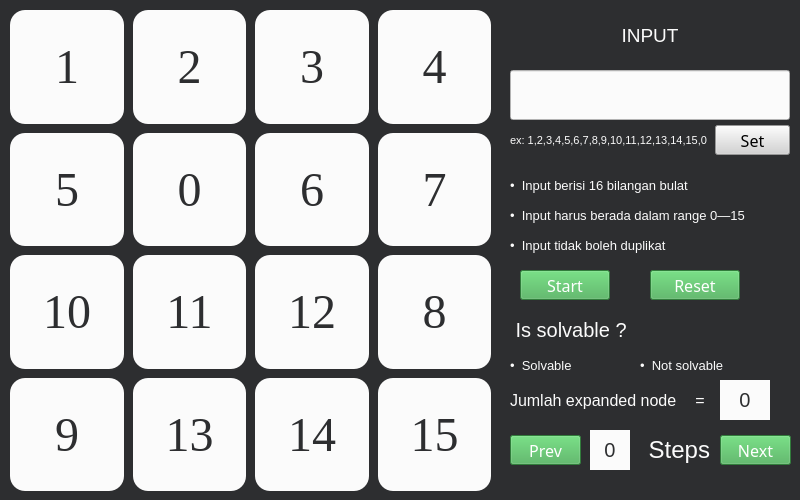
<?xml version="1.0" encoding="UTF-8"?>
<ui version="4.0">
 <class>Form</class>
 <widget class="QWidget" name="Form">
  <property name="geometry">
   <rect>
    <x>0</x>
    <y>0</y>
    <width>800</width>
    <height>500</height>
   </rect>
  </property>
  <property name="windowTitle">
   <string>Form</string>
  </property>
  <property name="styleSheet">
   <string notr="true">background-color: rgb(45, 46, 48);</string>
  </property>
  <widget class="QWidget" name="gridLayoutWidget">
   <property name="geometry">
    <rect>
     <x>0</x>
     <y>0</y>
     <width>501</width>
     <height>501</height>
    </rect>
   </property>
   <layout class="QGridLayout" name="container">
    <property name="leftMargin">
     <number>10</number>
    </property>
    <property name="topMargin">
     <number>10</number>
    </property>
    <property name="rightMargin">
     <number>10</number>
    </property>
    <property name="bottomMargin">
     <number>10</number>
    </property>
    <property name="spacing">
     <number>9</number>
    </property>
    <item row="1" column="0">
     <widget class="QLabel" name="box_5">
      <property name="font">
       <font>
        <family>Times New Roman</family>
        <pointsize>36</pointsize>
       </font>
      </property>
      <property name="styleSheet">
       <string notr="true">background-color: rgb(251, 251, 251);
border-radius: 15px;
color: rgb(45, 46, 48);</string>
      </property>
      <property name="text">
       <string>5</string>
      </property>
      <property name="alignment">
       <set>Qt::AlignCenter</set>
      </property>
     </widget>
    </item>
    <item row="0" column="1">
     <widget class="QLabel" name="box_2">
      <property name="font">
       <font>
        <family>Times New Roman</family>
        <pointsize>36</pointsize>
       </font>
      </property>
      <property name="styleSheet">
       <string notr="true">background-color: rgb(251, 251, 251);
border-radius: 15px;
color: rgb(45, 46, 48);</string>
      </property>
      <property name="text">
       <string>2</string>
      </property>
      <property name="alignment">
       <set>Qt::AlignCenter</set>
      </property>
     </widget>
    </item>
    <item row="0" column="2">
     <widget class="QLabel" name="box_3">
      <property name="font">
       <font>
        <family>Times New Roman</family>
        <pointsize>36</pointsize>
       </font>
      </property>
      <property name="styleSheet">
       <string notr="true">background-color: rgb(251, 251, 251);
border-radius: 15px;
color: rgb(45, 46, 48);</string>
      </property>
      <property name="text">
       <string>3</string>
      </property>
      <property name="alignment">
       <set>Qt::AlignCenter</set>
      </property>
     </widget>
    </item>
    <item row="0" column="3">
     <widget class="QLabel" name="box_4">
      <property name="font">
       <font>
        <family>Times New Roman</family>
        <pointsize>36</pointsize>
       </font>
      </property>
      <property name="styleSheet">
       <string notr="true">background-color: rgb(251, 251, 251);
border-radius: 15px;
color: rgb(45, 46, 48);</string>
      </property>
      <property name="text">
       <string>4</string>
      </property>
      <property name="alignment">
       <set>Qt::AlignCenter</set>
      </property>
     </widget>
    </item>
    <item row="2" column="0">
     <widget class="QLabel" name="box_9">
      <property name="font">
       <font>
        <family>Times New Roman</family>
        <pointsize>36</pointsize>
       </font>
      </property>
      <property name="styleSheet">
       <string notr="true">background-color: rgb(251, 251, 251);
border-radius: 15px;
color: rgb(45, 46, 48);</string>
      </property>
      <property name="text">
       <string>10</string>
      </property>
      <property name="alignment">
       <set>Qt::AlignCenter</set>
      </property>
     </widget>
    </item>
    <item row="3" column="0">
     <widget class="QLabel" name="box_13">
      <property name="font">
       <font>
        <family>Times New Roman</family>
        <pointsize>36</pointsize>
       </font>
      </property>
      <property name="styleSheet">
       <string notr="true">background-color: rgb(251, 251, 251);
border-radius: 15px;
color: rgb(45, 46, 48);</string>
      </property>
      <property name="text">
       <string>9</string>
      </property>
      <property name="alignment">
       <set>Qt::AlignCenter</set>
      </property>
     </widget>
    </item>
    <item row="3" column="3">
     <widget class="QLabel" name="box_16">
      <property name="font">
       <font>
        <family>Times New Roman</family>
        <pointsize>36</pointsize>
       </font>
      </property>
      <property name="styleSheet">
       <string notr="true">background-color: rgb(251, 251, 251);
border-radius: 15px;
color: rgb(45, 46, 48);</string>
      </property>
      <property name="text">
       <string>15</string>
      </property>
      <property name="alignment">
       <set>Qt::AlignCenter</set>
      </property>
     </widget>
    </item>
    <item row="3" column="2">
     <widget class="QLabel" name="box_15">
      <property name="font">
       <font>
        <family>Times New Roman</family>
        <pointsize>36</pointsize>
       </font>
      </property>
      <property name="styleSheet">
       <string notr="true">background-color: rgb(251, 251, 251);
border-radius: 15px;
color: rgb(45, 46, 48);</string>
      </property>
      <property name="text">
       <string>14</string>
      </property>
      <property name="alignment">
       <set>Qt::AlignCenter</set>
      </property>
     </widget>
    </item>
    <item row="1" column="1">
     <widget class="QLabel" name="box_6">
      <property name="font">
       <font>
        <family>Times New Roman</family>
        <pointsize>36</pointsize>
       </font>
      </property>
      <property name="styleSheet">
       <string notr="true">background-color: rgb(251, 251, 251);
border-radius: 15px;
color: rgb(45, 46, 48);</string>
      </property>
      <property name="text">
       <string>0</string>
      </property>
      <property name="alignment">
       <set>Qt::AlignCenter</set>
      </property>
     </widget>
    </item>
    <item row="1" column="3">
     <widget class="QLabel" name="box_8">
      <property name="font">
       <font>
        <family>Times New Roman</family>
        <pointsize>36</pointsize>
       </font>
      </property>
      <property name="styleSheet">
       <string notr="true">background-color: rgb(251, 251, 251);
border-radius: 15px;
color: rgb(45, 46, 48);</string>
      </property>
      <property name="text">
       <string>7</string>
      </property>
      <property name="alignment">
       <set>Qt::AlignCenter</set>
      </property>
     </widget>
    </item>
    <item row="2" column="1">
     <widget class="QLabel" name="box_10">
      <property name="font">
       <font>
        <family>Times New Roman</family>
        <pointsize>36</pointsize>
       </font>
      </property>
      <property name="styleSheet">
       <string notr="true">background-color: rgb(251, 251, 251);
border-radius: 15px;
color: rgb(45, 46, 48);</string>
      </property>
      <property name="text">
       <string>11</string>
      </property>
      <property name="alignment">
       <set>Qt::AlignCenter</set>
      </property>
     </widget>
    </item>
    <item row="2" column="2">
     <widget class="QLabel" name="box_11">
      <property name="font">
       <font>
        <family>Times New Roman</family>
        <pointsize>36</pointsize>
       </font>
      </property>
      <property name="styleSheet">
       <string notr="true">background-color: rgb(251, 251, 251);
border-radius: 15px;
color: rgb(45, 46, 48);</string>
      </property>
      <property name="text">
       <string>12</string>
      </property>
      <property name="alignment">
       <set>Qt::AlignCenter</set>
      </property>
     </widget>
    </item>
    <item row="0" column="0">
     <widget class="QLabel" name="box_1">
      <property name="font">
       <font>
        <family>Times New Roman</family>
        <pointsize>36</pointsize>
       </font>
      </property>
      <property name="styleSheet">
       <string notr="true">background-color: rgb(251, 251, 251);
border-radius: 15px;
color: rgb(45, 46, 48);</string>
      </property>
      <property name="text">
       <string>1</string>
      </property>
      <property name="alignment">
       <set>Qt::AlignCenter</set>
      </property>
     </widget>
    </item>
    <item row="1" column="2">
     <widget class="QLabel" name="box_7">
      <property name="font">
       <font>
        <family>Times New Roman</family>
        <pointsize>36</pointsize>
       </font>
      </property>
      <property name="styleSheet">
       <string notr="true">background-color: rgb(251, 251, 251);
border-radius: 15px;
color: rgb(45, 46, 48);</string>
      </property>
      <property name="text">
       <string>6</string>
      </property>
      <property name="alignment">
       <set>Qt::AlignCenter</set>
      </property>
     </widget>
    </item>
    <item row="3" column="1">
     <widget class="QLabel" name="box_14">
      <property name="font">
       <font>
        <family>Times New Roman</family>
        <pointsize>36</pointsize>
       </font>
      </property>
      <property name="styleSheet">
       <string notr="true">background-color: rgb(251, 251, 251);
border-radius: 15px;
color: rgb(45, 46, 48);</string>
      </property>
      <property name="text">
       <string>13</string>
      </property>
      <property name="alignment">
       <set>Qt::AlignCenter</set>
      </property>
     </widget>
    </item>
    <item row="2" column="3">
     <widget class="QLabel" name="box_12">
      <property name="font">
       <font>
        <family>Times New Roman</family>
        <pointsize>36</pointsize>
       </font>
      </property>
      <property name="styleSheet">
       <string notr="true">background-color: rgb(251, 251, 251);
border-radius: 15px;
color: rgb(45, 46, 48);</string>
      </property>
      <property name="text">
       <string>8</string>
      </property>
      <property name="alignment">
       <set>Qt::AlignCenter</set>
      </property>
     </widget>
    </item>
   </layout>
  </widget>
  <widget class="QPushButton" name="start_button">
   <property name="geometry">
    <rect>
     <x>520</x>
     <y>270</y>
     <width>90</width>
     <height>30</height>
    </rect>
   </property>
   <property name="font">
    <font>
     <family>Yu Gothic</family>
     <pointsize>12</pointsize>
     <weight>50</weight>
     <bold>false</bold>
    </font>
   </property>
   <property name="styleSheet">
    <string notr="true">background-color: rgb(68, 173, 83);
color: rgb(255, 255, 255);</string>
   </property>
   <property name="text">
    <string>Start</string>
   </property>
  </widget>
  <widget class="QPushButton" name="reset_button">
   <property name="geometry">
    <rect>
     <x>650</x>
     <y>270</y>
     <width>90</width>
     <height>30</height>
    </rect>
   </property>
   <property name="font">
    <font>
     <family>Yu Gothic</family>
     <pointsize>12</pointsize>
     <weight>50</weight>
     <bold>false</bold>
    </font>
   </property>
   <property name="styleSheet">
    <string notr="true">background-color: rgb(68, 173, 83);
color: rgb(255, 255, 255);</string>
   </property>
   <property name="text">
    <string>Reset</string>
   </property>
  </widget>
  <widget class="QLabel" name="info">
   <property name="geometry">
    <rect>
     <x>510</x>
     <y>10</y>
     <width>280</width>
     <height>50</height>
    </rect>
   </property>
   <property name="font">
    <font>
     <family>Arial</family>
     <pointsize>14</pointsize>
     <underline>false</underline>
    </font>
   </property>
   <property name="styleSheet">
    <string notr="true">background-color:rgb(45, 46, 48);
color:  rgb(251, 251, 251);</string>
   </property>
   <property name="text">
    <string>INPUT</string>
   </property>
   <property name="alignment">
    <set>Qt::AlignCenter</set>
   </property>
  </widget>
  <widget class="QPushButton" name="set_button">
   <property name="geometry">
    <rect>
     <x>715</x>
     <y>125</y>
     <width>75</width>
     <height>30</height>
    </rect>
   </property>
   <property name="font">
    <font>
     <family>Yu Gothic</family>
     <pointsize>12</pointsize>
     <weight>50</weight>
     <bold>false</bold>
    </font>
   </property>
   <property name="styleSheet">
    <string notr="true">background-color: #D3D3D3;
color: rgb(0,0,0);</string>
   </property>
   <property name="text">
    <string>Set</string>
   </property>
  </widget>
  <widget class="QLabel" name="info_1">
   <property name="geometry">
    <rect>
     <x>510</x>
     <y>170</y>
     <width>260</width>
     <height>30</height>
    </rect>
   </property>
   <property name="font">
    <font>
     <family>Arial</family>
     <pointsize>10</pointsize>
     <underline>false</underline>
    </font>
   </property>
   <property name="styleSheet">
    <string notr="true">background-color:rgb(45, 46, 48);
color:  rgb(251, 251, 251);</string>
   </property>
   <property name="text">
    <string>•  Input berisi 16 bilangan bulat</string>
   </property>
   <property name="alignment">
    <set>Qt::AlignLeading|Qt::AlignLeft|Qt::AlignVCenter</set>
   </property>
  </widget>
  <widget class="QLabel" name="contoh">
   <property name="geometry">
    <rect>
     <x>510</x>
     <y>130</y>
     <width>200</width>
     <height>20</height>
    </rect>
   </property>
   <property name="font">
    <font>
     <family>Arial</family>
     <pointsize>8</pointsize>
     <underline>false</underline>
    </font>
   </property>
   <property name="styleSheet">
    <string notr="true">background-color:rgb(45, 46, 48);
color:  rgb(251, 251, 251);</string>
   </property>
   <property name="text">
    <string>ex: 1,2,3,4,5,6,7,8,9,10,11,12,13,14,15,0</string>
   </property>
   <property name="alignment">
    <set>Qt::AlignLeading|Qt::AlignLeft|Qt::AlignVCenter</set>
   </property>
  </widget>
  <widget class="QLabel" name="info_2">
   <property name="geometry">
    <rect>
     <x>510</x>
     <y>200</y>
     <width>260</width>
     <height>30</height>
    </rect>
   </property>
   <property name="font">
    <font>
     <family>Arial</family>
     <pointsize>10</pointsize>
     <underline>false</underline>
    </font>
   </property>
   <property name="styleSheet">
    <string notr="true">background-color:rgb(45, 46, 48);
color:  rgb(251, 251, 251);</string>
   </property>
   <property name="text">
    <string>•  Input harus berada dalam range 0—15</string>
   </property>
   <property name="alignment">
    <set>Qt::AlignLeading|Qt::AlignLeft|Qt::AlignVCenter</set>
   </property>
  </widget>
  <widget class="QLabel" name="info_3">
   <property name="geometry">
    <rect>
     <x>510</x>
     <y>230</y>
     <width>260</width>
     <height>30</height>
    </rect>
   </property>
   <property name="font">
    <font>
     <family>Arial</family>
     <pointsize>10</pointsize>
     <underline>false</underline>
    </font>
   </property>
   <property name="styleSheet">
    <string notr="true">background-color:rgb(45, 46, 48);
color:  rgb(251, 251, 251);</string>
   </property>
   <property name="text">
    <string>•  Input tidak boleh duplikat</string>
   </property>
   <property name="alignment">
    <set>Qt::AlignLeading|Qt::AlignLeft|Qt::AlignVCenter</set>
   </property>
  </widget>
  <widget class="QLineEdit" name="input_box">
   <property name="geometry">
    <rect>
     <x>510</x>
     <y>70</y>
     <width>280</width>
     <height>50</height>
    </rect>
   </property>
   <property name="styleSheet">
    <string notr="true">background-color: #fbfbfb;
color: rgb(0,0,0);</string>
   </property>
  </widget>
  <widget class="QLabel" name="info_4">
   <property name="geometry">
    <rect>
     <x>510</x>
     <y>310</y>
     <width>260</width>
     <height>40</height>
    </rect>
   </property>
   <property name="font">
    <font>
     <family>Arial</family>
     <pointsize>15</pointsize>
     <underline>false</underline>
    </font>
   </property>
   <property name="styleSheet">
    <string notr="true">background-color:rgb(45, 46, 48);
color:  rgb(251, 251, 251);</string>
   </property>
   <property name="text">
    <string> Is solvable ?</string>
   </property>
   <property name="alignment">
    <set>Qt::AlignLeading|Qt::AlignLeft|Qt::AlignVCenter</set>
   </property>
  </widget>
  <widget class="QLabel" name="solvable">
   <property name="geometry">
    <rect>
     <x>510</x>
     <y>350</y>
     <width>130</width>
     <height>30</height>
    </rect>
   </property>
   <property name="font">
    <font>
     <family>Arial</family>
     <pointsize>10</pointsize>
     <underline>false</underline>
    </font>
   </property>
   <property name="styleSheet">
    <string notr="true">background-color:rgb(45, 46, 48);
color:  rgb(251, 251, 251);</string>
   </property>
   <property name="text">
    <string>•  Solvable</string>
   </property>
   <property name="alignment">
    <set>Qt::AlignLeading|Qt::AlignLeft|Qt::AlignVCenter</set>
   </property>
  </widget>
  <widget class="QLabel" name="not_solvable">
   <property name="geometry">
    <rect>
     <x>640</x>
     <y>350</y>
     <width>130</width>
     <height>30</height>
    </rect>
   </property>
   <property name="font">
    <font>
     <family>Arial</family>
     <pointsize>10</pointsize>
     <underline>false</underline>
    </font>
   </property>
   <property name="styleSheet">
    <string notr="true">background-color:rgb(45, 46, 48);
color:  rgb(251, 251, 251);</string>
   </property>
   <property name="text">
    <string>•  Not solvable</string>
   </property>
   <property name="alignment">
    <set>Qt::AlignLeading|Qt::AlignLeft|Qt::AlignVCenter</set>
   </property>
  </widget>
  <widget class="QLabel" name="n_steps">
   <property name="geometry">
    <rect>
     <x>590</x>
     <y>430</y>
     <width>40</width>
     <height>40</height>
    </rect>
   </property>
   <property name="font">
    <font>
     <family>Arial</family>
     <pointsize>15</pointsize>
     <underline>false</underline>
    </font>
   </property>
   <property name="styleSheet">
    <string notr="true">color:rgb(45, 46, 48);
background-color:  rgb(251, 251, 251);</string>
   </property>
   <property name="text">
    <string>0</string>
   </property>
   <property name="alignment">
    <set>Qt::AlignCenter</set>
   </property>
  </widget>
  <widget class="QLabel" name="info_6">
   <property name="geometry">
    <rect>
     <x>630</x>
     <y>430</y>
     <width>80</width>
     <height>40</height>
    </rect>
   </property>
   <property name="font">
    <font>
     <family>Arial</family>
     <pointsize>18</pointsize>
     <underline>false</underline>
    </font>
   </property>
   <property name="styleSheet">
    <string notr="true">background-color:rgb(45, 46, 48);
color:  rgb(251, 251, 251);</string>
   </property>
   <property name="text">
    <string>Steps</string>
   </property>
   <property name="alignment">
    <set>Qt::AlignRight|Qt::AlignTrailing|Qt::AlignVCenter</set>
   </property>
  </widget>
  <widget class="QLabel" name="info_7">
   <property name="geometry">
    <rect>
     <x>510</x>
     <y>380</y>
     <width>170</width>
     <height>40</height>
    </rect>
   </property>
   <property name="font">
    <font>
     <family>Arial</family>
     <pointsize>12</pointsize>
     <underline>false</underline>
    </font>
   </property>
   <property name="styleSheet">
    <string notr="true">background-color:rgb(45, 46, 48);
color:  rgb(251, 251, 251);</string>
   </property>
   <property name="text">
    <string>Jumlah expanded node</string>
   </property>
   <property name="alignment">
    <set>Qt::AlignLeading|Qt::AlignLeft|Qt::AlignVCenter</set>
   </property>
  </widget>
  <widget class="QLabel" name="n_expanded_nodes">
   <property name="geometry">
    <rect>
     <x>720</x>
     <y>380</y>
     <width>50</width>
     <height>40</height>
    </rect>
   </property>
   <property name="font">
    <font>
     <family>Arial</family>
     <pointsize>15</pointsize>
     <underline>false</underline>
    </font>
   </property>
   <property name="styleSheet">
    <string notr="true">color:rgb(45, 46, 48);
background-color:  rgb(251, 251, 251);</string>
   </property>
   <property name="text">
    <string>0</string>
   </property>
   <property name="alignment">
    <set>Qt::AlignCenter</set>
   </property>
  </widget>
  <widget class="QLabel" name="info_8">
   <property name="geometry">
    <rect>
     <x>680</x>
     <y>380</y>
     <width>40</width>
     <height>40</height>
    </rect>
   </property>
   <property name="font">
    <font>
     <family>Arial</family>
     <pointsize>12</pointsize>
     <underline>false</underline>
    </font>
   </property>
   <property name="styleSheet">
    <string notr="true">background-color:rgb(45, 46, 48);
color:  rgb(251, 251, 251);</string>
   </property>
   <property name="text">
    <string>=</string>
   </property>
   <property name="alignment">
    <set>Qt::AlignCenter</set>
   </property>
  </widget>
  <widget class="QPushButton" name="prev_button">
   <property name="geometry">
    <rect>
     <x>510</x>
     <y>435</y>
     <width>71</width>
     <height>30</height>
    </rect>
   </property>
   <property name="font">
    <font>
     <family>Yu Gothic</family>
     <pointsize>12</pointsize>
     <weight>50</weight>
     <bold>false</bold>
    </font>
   </property>
   <property name="styleSheet">
    <string notr="true">background-color: rgb(68, 173, 83);
color: rgb(255, 255, 255);</string>
   </property>
   <property name="text">
    <string>Prev</string>
   </property>
  </widget>
  <widget class="QPushButton" name="next_button">
   <property name="geometry">
    <rect>
     <x>720</x>
     <y>435</y>
     <width>71</width>
     <height>30</height>
    </rect>
   </property>
   <property name="font">
    <font>
     <family>Yu Gothic</family>
     <pointsize>12</pointsize>
     <weight>50</weight>
     <bold>false</bold>
    </font>
   </property>
   <property name="styleSheet">
    <string notr="true">background-color: rgb(68, 173, 83);
color: rgb(255, 255, 255);</string>
   </property>
   <property name="text">
    <string>Next</string>
   </property>
  </widget>
 </widget>
 <resources/>
 <connections/>
</ui>
